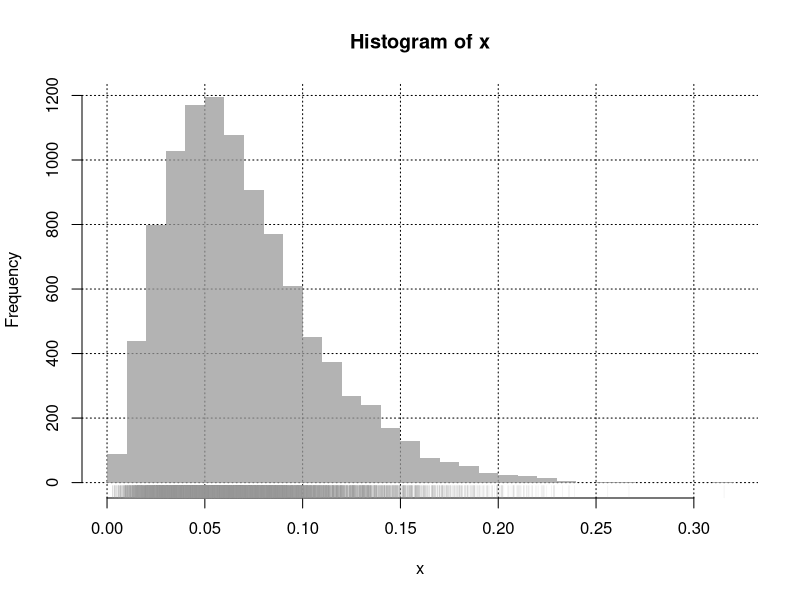

Here is the R script that generated this plot:
## Add grid (matched with x axis) behind a histogram. Also add rug plot and some
## other formatting.

pretty_hist <- function(x, ...) {
  hist(x, col = grey(0.6, alpha = 0), lty = 0, ...)
  grid(col = "black")
  hist(x, col = grey(0.6, alpha = 0.75), lty = 0, add = TRUE, ...)
  rug(x, col = grey(0.6, alpha = 0.2))
}

set.seed(1)
pretty_hist(rbeta(10000, 3, 40), breaks = 40)
